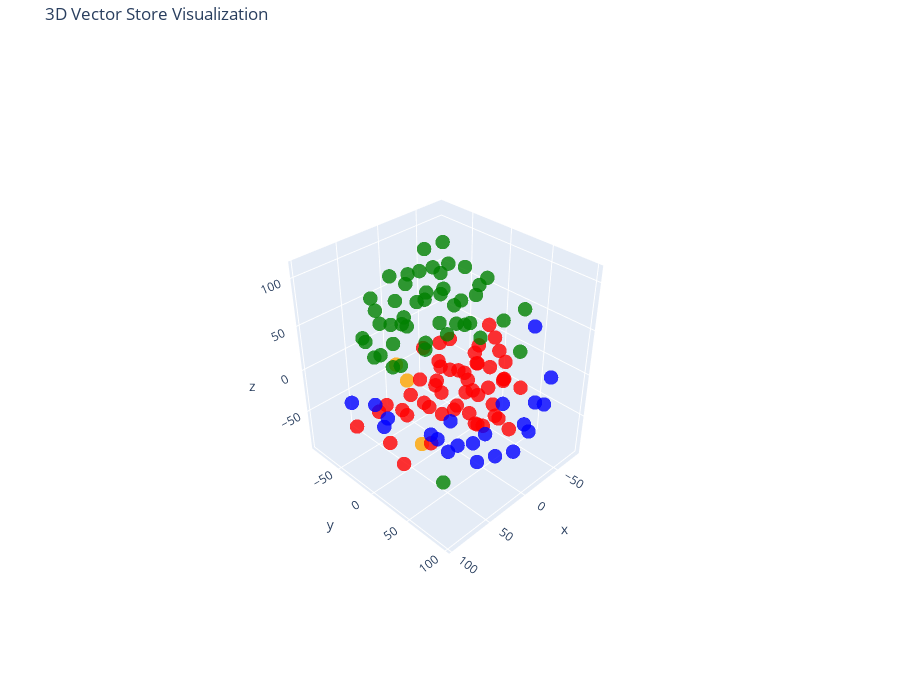

The notebook cell saved with this chart:
### Code cell
tsne = TSNE(n_components=3, random_state=42)
reduced_vectors = tsne.fit_transform(vectors)

# Create the 3D scatter plot
fig = go.Figure(data=[go.Scatter3d(
    x=reduced_vectors[:, 0],
    y=reduced_vectors[:, 1],
    z=reduced_vectors[:, 2],
    mode='markers',
    marker=dict(size=5, color=colors, opacity=0.8),
    text=[f"Type: {t}<br>Text: {d[:100]}..." for t, d in zip(doc_types, documents)],
    hoverinfo='text'
)])

fig.update_layout(
    title='3D Vector Store Visualization',
    scene=dict(xaxis_title='x', yaxis_title='y', zaxis_title='z'),
    width=900,
    height=700,
    margin=dict(r=20, b=10, l=10, t=40)
)

fig.show()

### Figure 1 — Plotly figure (JSON) as saved in the notebook; plotly's stock layout.template omitted (floating-point values rounded to 4 significant figures)
{"data": [{"hoverinfo": "text", "marker": {"color": ["orange", "orange", "orange", "red", "red", "red", "red", "red", "red", "red", "red", "red", "red", "red", "red", "red", "red", "red", "red", "red", "red", "red", "red", "red", "red", "red", "red", "red", "red", "red", "red", "red", "red", "red", "red", "red", "red", "red", "red", "red", "red", "red", "red", "red", "red", "red", "red", "red", "red", "red", "red", "red", "red", "red", "red", "green", "green", "green", "green", "green", "green", "green", "green", "green", "green", "green", "green", "green", "green", "green", "green", "green", "green", "green", "green", "green", "green", "green", "green", "green", "green", "green", "green", "green", "green", "green", "green", "green", "green", "green", "green", "green", "green", "green", "green", "green", "green", "green", "green", "green", "green", "green", "blue", "blue", "blue", "blue", "blue", "blue", "blue", "blue", "blue", "blue", "blue", "blue", "blue", "blue", "blue", "blue", "blue", "blue", "blue", "blue", "blue"], "opacity": 0.8, "size": 5}, "mode": "markers", "text": ["Type: company<br>Text: # About Insurellm\n\nInsurellm was founded by Avery Lancaster in 2015 as an insurance tech startup des...", "Type: company<br>Text: # Careers at Insurellm\n\nInsurellm is hiring! We are looking for talented software engineers, data sc...", "Type: company<br>Text: # Overview of Insurellm\n\nInsurellm is an innovative insurance tech firm with 200 employees across th...", "Type: contracts<br>Text: # Contract with Apex Reinsurance for Rellm: AI-Powered Enterprise Reinsurance Solution\n\n## Terms\n\n1....", "Type: contracts<br>Text: ## Renewal\n\n1. **Automatic Renewal**: This Agreement will automatically renew for successive one-yea...", "Type: contracts<br>Text: 2. **Seamless Integrations**: The architecture of Rellm allows for easy integration with existing sy...", "Type: contracts<br>Text: 1. **Technical Support**: Provider shall offer dedicated technical support to the Client via phone, ...", "Type: contracts<br>Text: **Insurellm, Inc.**  \n_____________________________  \nAuthorized Signature   \nDate: ________________...", "Type: contracts<br>Text: # Contract with Belvedere Insurance for Markellm\n\n## Terms\nThis Contract (\"Agreement\") is made and e...", "Type: contracts<br>Text: ## Renewal\n1. **Renewal Terms**: This Agreement may be renewed for additional one-year terms upon mu...", "Type: contracts<br>Text: ## Features\n1. **AI-Powered Matching**: Belvedere Insurance will benefit from Markellm's AI-powered ...", "Type: contracts<br>Text: ## Support\n1. **Technical Support**: Technical support will be available from 9 AM to 7 PM EST, Mond...", "Type: contracts<br>Text: **Belvedere Insurance**  \nSignature: ______________________  \nName: [Authorized Signatory]  \nTitle: ...", "Type: contracts<br>Text: # Contract with BrightWay Solutions for Markellm\n\n**Contract Date:** October 5, 2023  \n**Contract ID...", "Type: contracts<br>Text: 3. **Service Level Agreement (SLA):**  \n   Insurellm commits to a 99.9% uptime for the platform with...", "Type: contracts<br>Text: 2. **Real-Time Quote Availability:**  \n   Consumers sourced via BrightWay Solutions will receive rea...", "Type: contracts<br>Text: 3. **Training and Onboarding:**  \n   Insurellm agrees to provide one free training session on how to...", "Type: contracts<br>Text: # Contract with EverGuard Insurance for Rellm: AI-Powered Enterprise Reinsurance Solution\n\n**Contrac...", "Type: contracts<br>Text: 4. **Usage Rights**: EverGuard Insurance is granted a non-exclusive, non-transferable license to acc...", "Type: contracts<br>Text: 1. **Core Functionality**: Rellm provides EverGuard Insurance with advanced AI-driven analytics, sea...", "Type: contracts<br>Text: 1. **Customer Support**: Insurellm will provide EverGuard Insurance with 24/7 customer support, incl...", "Type: contracts<br>Text: ---\n\n**Signatures**  \n**For Insurellm**: __________________________  \n**Name**: John Smith  \n**Title...", "Type: contracts<br>Text: # Contract with GreenField Holdings for Markellm\n\n**Effective Date:** November 15, 2023  \n**Contract...", "Type: contracts<br>Text: ## Renewal\n1. **Automatic Renewal**: This contract will automatically renew for sequential one-year ...", "Type: contracts<br>Text: ## Features\n1. **AI-Powered Matching**: Access to advanced algorithms that connect GreenField Holdin...", "Type: contracts<br>Text: ## Support\n1. **Customer Support Access**: The Client will have access to dedicated support through ...", "Type: contracts<br>Text: **Signatures:**  \n_________________________                           _________________________  \n**...", "Type: contracts<br>Text: # Contract with Greenstone Insurance for Homellm\n\n---\n\n## Terms\n\n1. **Parties**: This Contract (\"Agr...", "Type: contracts<br>Text: 4. **Payment Terms**: \n   - The Customer shall pay an amount of $10,000 per month for the Standard T...", "Type: contracts<br>Text: ---\n\n## Features\n\n- **AI-Powered Risk Assessment**: Customer will have access to enhanced risk evalu...", "Type: contracts<br>Text: - **Customer Portal**: A dedicated portal will be provided, allowing the Customer's clients to manag...", "Type: contracts<br>Text: ______________________________  \n[Name], [Title]  \nDate: ______________________\n\n**For Greenstone In...", "Type: contracts<br>Text: # Contract with GreenValley Insurance for Homellm\n\n**Contract Date:** October 6, 2023  \n**Contract N...", "Type: contracts<br>Text: 4. **Confidentiality:** Both parties agree to maintain the confidentiality of proprietary informatio...", "Type: contracts<br>Text: 1. **AI-Powered Risk Assessment:** Access to advanced AI algorithms for real-time risk evaluations.\n...", "Type: contracts<br>Text: 3. **Regular Updates:** Insurellm will offer ongoing updates and enhancements to the Homellm platfor...", "Type: contracts<br>Text: # Contract with Pinnacle Insurance Co. for Homellm\n\n## Terms\nThis contract (\"Contract\") is entered i...", "Type: contracts<br>Text: ## Renewal\n1. **Renewal Terms**: At the end of the initial term, this Contract shall automatically r...", "Type: contracts<br>Text: ## Features\n1. **AI-Powered Risk Assessment**: Utilized for tailored underwriting decisions specific...", "Type: contracts<br>Text: ## Support\n1. **Technical Support**: Insurellm shall provide 24/7 technical support via an email and...", "Type: contracts<br>Text: # Contract with Roadway Insurance Inc. for Carllm\n\n---\n\n## Terms\n\n1. **Agreement Effective Date**: T...", "Type: contracts<br>Text: ---\n\n## Renewal\n\n1. **Automatic Renewal**: This agreement will automatically renew for an additional...", "Type: contracts<br>Text: ---\n\n## Features\n\n1. **Access to Core Features**: Roadway Insurance Inc. will have access to all Pro...", "Type: contracts<br>Text: ---\n\n## Support\n\n1. **Technical Support**: Roadway Insurance Inc. will receive priority technical su...", "Type: contracts<br>Text: # Contract with Stellar Insurance Co. for Rellm\n\n## Terms\nThis contract is made between **Insurellm*...", "Type: contracts<br>Text: ### Termination\nEither party may terminate this agreement with a **30-day written notice**. In the e...", "Type: contracts<br>Text: ## Features\nStellar Insurance Co. will receive access to the following features of the Rellm product...", "Type: contracts<br>Text: ## Support\nInsurellm provides Stellar Insurance Co. with the following support services:\n\n- **24/7 T...", "Type: contracts<br>Text: # Contract with TechDrive Insurance for Carllm\n\n**Contract Date:** October 1, 2024  \n**Contract Dura...", "Type: contracts<br>Text: ## Renewal\n\n1. **Automatic Renewal**: This contract shall automatically renew for additional one-yea...", "Type: contracts<br>Text: ## Support\n\n1. **Customer Support**: Insurellm will provide 24/7 customer support to TechDrive Insur...", "Type: contracts<br>Text: **TechDrive Insurance Representative:**  \nName: Sarah Johnson  \nTitle: Operations Director  \nDate: _...", "Type: contracts<br>Text: # Contract with Velocity Auto Solutions for Carllm\n\n**Contract Date:** October 1, 2023  \n**Contract ...", "Type: contracts<br>Text: ## Renewal\n\n1. **Automatic Renewal**: This contract will automatically renew for successive 12-month...", "Type: contracts<br>Text: ## Support\n\n1. **Customer Support**: Velocity Auto Solutions will have access to Insurellmâ€™s custo...", "Type: employees<br>Text: # HR Record\n\n# Alex Chen\n\n## Summary\n- **Date of Birth:** March 15, 1990  \n- **Job Title:** Backend ...", "Type: employees<br>Text: ## Annual Performance History\n- **2020:**  \n  - Completed onboarding successfully.  \n  - Met expecta...", "Type: employees<br>Text: ## Compensation History\n- **2020:** Base Salary: $80,000  \n- **2021:** Base Salary Increase to $90,0...", "Type: employees<br>Text: Alex Chen continues to be a vital asset at Insurellm, contributing significantly to innovative backe...", "Type: employees<br>Text: # HR Record\n\n# Alex Harper\n\n## Summary\n- **Date of Birth**: March 15, 1993  \n- **Job Title**: Sales ...", "Type: employees<br>Text: ## Annual Performance History  \n- **2021**:  \n  - **Performance Rating**: 4.5/5  \n  - **Key Achievem...", "Type: employees<br>Text: - **2022**:  \n  - **Base Salary**: $65,000 (Promotion to Senior SDR)  \n  - **Bonus**: $13,000 (20% o...", "Type: employees<br>Text: # HR Record\n\n# Alex Thomson\n\n## Summary\n- **Date of Birth:** March 15, 1995  \n- **Job Title:** Sales...", "Type: employees<br>Text: ## Annual Performance History  \n- **2022** - Rated as \"Exceeds Expectations.\" Alex Thomson achieved ...", "Type: employees<br>Text: ## Other HR Notes\n- Alex Thomson is an active member of the Diversity and Inclusion committee at Ins...", "Type: employees<br>Text: # Avery Lancaster\n\n## Summary\n- **Date of Birth**: March 15, 1985  \n- **Job Title**: Co-Founder & Ch...", "Type: employees<br>Text: - **2010 - 2013**: Business Analyst at Edge Analytics  \n  Prior to joining Innovate, Avery worked as...", "Type: employees<br>Text: - **2018**: **Exceeds Expectations**  \n  Under Averyâ€™s pivoted vision, Insurellm launched two new ...", "Type: employees<br>Text: - **2022**: **Satisfactory**  \n  Avery focused on rebuilding team dynamics and addressing employee c...", "Type: employees<br>Text: ## Compensation History\n- **2015**: $150,000 base salary + Significant equity stake  \n- **2016**: $1...", "Type: employees<br>Text: ## Other HR Notes\n- **Professional Development**: Avery has actively participated in leadership trai...", "Type: employees<br>Text: # HR Record\n\n# Emily Carter\n\n## Summary\n- **Date of Birth:** August 12, 1990  \n- **Job Title:** Acco...", "Type: employees<br>Text: - **2017-2019:** Marketing Intern  \n  - Assisted with market research and campaign development for s...", "Type: employees<br>Text: ## Compensation History\n| Year | Base Salary | Bonus         | Total Compensation |\n|------|--------...", "Type: employees<br>Text: Emily Carter exemplifies the kind of talent that drives Insurellm's success and is an invaluable ass...", "Type: employees<br>Text: # HR Record\n\n# Emily Tran\n\n## Summary\n- **Date of Birth:** March 18, 1991  \n- **Job Title:** Digital...", "Type: employees<br>Text: - **January 2017 - May 2018**: Marketing Intern  \n  - Supported the Marketing team by collaborating ...", "Type: employees<br>Text: - **2021**:  \n  - Performance Rating: Meets Expectations  \n  - Key Achievements: Contributed to the ...", "Type: employees<br>Text: - **Professional Development Goals**:  \n  - Emily Tran aims to become a Marketing Manager within the...", "Type: employees<br>Text: # HR Record\n\n# Jordan Blake\n\n## Summary\n- **Date of Birth:** March 15, 1993  \n- **Job Title:** Sales...", "Type: employees<br>Text: ## Annual Performance History\n- **2021:** First year at Insurellm; achieved 90% of monthly targets. ...", "Type: employees<br>Text: ## Other HR Notes\n- Jordan has shown an interest in continuing education, actively participating in ...", "Type: employees<br>Text: # HR Record\n\n# Jordan K. Bishop\n\n## Summary\n- **Date of Birth:** March 15, 1990\n- **Job Title:** Fro...", "Type: employees<br>Text: ## Annual Performance History\n- **2019:** Exceeds Expectations - Continuously delivered high-quality...", "Type: employees<br>Text: ## Compensation History\n- **June 2018:** Starting Salary - $85,000\n- **June 2019:** Salary Increase ...", "Type: employees<br>Text: ## Other HR Notes\n- Jordan K. Bishop has been an integral part of club initiatives, including the In...", "Type: employees<br>Text: # HR Record\n\n# Maxine Thompson\n\n## Summary\n- **Date of Birth:** January 15, 1991  \n- **Job Title:** ...", "Type: employees<br>Text: ## Insurellm Career Progression\n- **January 2017 - October 2018**: **Junior Data Engineer**  \n  * Ma...", "Type: employees<br>Text: ## Annual Performance History\n- **2017**: *Meets Expectations*  \n  Maxine showed potential in her ro...", "Type: employees<br>Text: - **2021**: *Exceeds Expectations*  \n  Maxine spearheaded the transition to a new data warehousing s...", "Type: employees<br>Text: ## Compensation History\n- **2017**: $70,000 (Junior Data Engineer)  \n- **2018**: $75,000 (Junior Dat...", "Type: employees<br>Text: # HR Record\n\n# Oliver Spencer\n\n## Summary\n- **Date of Birth**: May 14, 1990  \n- **Job Title**: Backe...", "Type: employees<br>Text: ## Annual Performance History\n- **2018**: **3/5** - Adaptable team player but still learning to take...", "Type: employees<br>Text: ## Compensation History\n- **March 2018**: Initial salary of $80,000.\n- **July 2019**: Salary increas...", "Type: employees<br>Text: # Samantha Greene\n\n## Summary\n- **Date of Birth:** October 14, 1990\n- **Job Title:** HR Generalist\n-...", "Type: employees<br>Text: ## Annual Performance History\n- **2020:** Exceeds Expectations  \n  Samantha Greene demonstrated exce...", "Type: employees<br>Text: ## Compensation History\n- **2020:** Base Salary - $55,000  \n  The entry-level salary matched industr...", "Type: employees<br>Text: - **2023:** Base Salary - $70,000  \n  Recognized for substantial improvement in employee relations m...", "Type: employees<br>Text: # HR Record\n\n# Samuel Trenton\n\n## Summary\n- **Date of Birth:** April 12, 1989  \n- **Job Title:** Sen...", "Type: employees<br>Text: ## Annual Performance History\n- **2023:** Rating: 4.5/5  \n  *Samuel exceeded expectations, successfu...", "Type: employees<br>Text: ## Compensation History\n- **2023:** Base Salary: $115,000 + Bonus: $15,000  \n  *Annual bonus based o...", "Type: employees<br>Text: - **Engagement in Company Culture:** Regularly participates in team-building events and contributes ...", "Type: products<br>Text: # Product Summary\n\n# Carllm\n\n## Summary\n\nCarllm is an innovative auto insurance product developed by...", "Type: products<br>Text: - **Instant Quoting**: With Carllm, insurance companies can offer near-instant quotes to customers, ...", "Type: products<br>Text: - **Mobile Integration**: Carllm is designed to work seamlessly with mobile applications, providing ...", "Type: products<br>Text: - **Professional Tier**: $2,500/month\n  - For medium-sized companies.\n  - All Basic Tier features pl...", "Type: products<br>Text: ### Q2 2025: Customer Experience Improvements\n- Launch of a new **mobile app** for end-users.\n- Intr...", "Type: products<br>Text: # Product Summary\n\n# Homellm\n\n## Summary\nHomellm is an innovative home insurance product developed b...", "Type: products<br>Text: ### 2. Dynamic Pricing Model\nWith Homellm's innovative dynamic pricing model, insurance providers ca...", "Type: products<br>Text: ### 5. Multi-Channel Integration\nHomellm seamlessly integrates into existing insurance platforms, pr...", "Type: products<br>Text: - **Basic Tier:** Starting at $5,000/month for small insurers with basic integration features.\n- **S...", "Type: products<br>Text: All tiers include a comprehensive training program and ongoing updates to ensure optimal performance...", "Type: products<br>Text: With Homellm, Insurellm is committed to transforming the landscape of home insurance, ensuring both ...", "Type: products<br>Text: # Product Summary\n\n# Markellm\n\n## Summary\n\nMarkellm is an innovative two-sided marketplace designed ...", "Type: products<br>Text: - **User-Friendly Interface**: Designed with user experience in mind, Markellm features an intuitive...", "Type: products<br>Text: - **Customer Support**: Our dedicated support team is always available to assist both consumers and ...", "Type: products<br>Text: ### For Insurance Companies:\n- **Basic Listing Fee**: $199/month for a featured listing on the platf...", "Type: products<br>Text: ### Q3 2025\n- Initiate a comprehensive marketing campaign targeting both consumers and insurers to i...", "Type: products<br>Text: # Product Summary\n\n# Rellm: AI-Powered Enterprise Reinsurance Solution\n\n## Summary\n\nRellm is an inno...", "Type: products<br>Text: ### Seamless Integrations\nRellm's architecture is designed for effortless integration with existing ...", "Type: products<br>Text: ### Regulatory Compliance Tools\nRellm includes built-in compliance tracking features to help organiz...", "Type: products<br>Text: Join the growing number of organizations leveraging Rellm to enhance their reinsurance processes whi...", "Type: products<br>Text: Experience the future of reinsurance with Rellm, where innovation meets reliability. Let Insurellm h..."], "type": "scatter3d", "x": [35.19, 27.13, 43.74, 6.095, -18.2, -14.93, -14.55, -32.31, 42.15, -63.55, 48.62, -31.93, -38.25, 97.43, -7.66, 18.22, -5.812, 4.334, -17.88, -31.72, -12.25, -12.7, 22.59, -36.91, 50.78, 68.23, -37.25, 47.06, 85.26, 30.29, 25.38, -58.34, 48.05, 26.92, 16.99, 39.02, 28.56, -51.68, 23.46, 9.652, -79.53, -52.27, -58.79, -59.12, 14.51, 8.775, -19.73, -6.451, -79.59, -68.19, -64.79, -77.7, -56.99, -46.14, -44.28, -7.584, -13.78, 54.69, 55.47, 34.01, -3.36, 18.79, 69.35, 27.93, 61.53, 17.36, 20.57, 17.17, 5.321, -28.01, 26.42, 3.123, -40.42, -10.67, 56.6, 18.88, -39.18, 11.26, 39.14, 22.79, -15.14, 44.39, 9.434, 10.5, -29.55, 31.47, -42.27, -13.58, -5.166, -9.3, -43.01, -16.52, -8.773, -13.12, -26.38, 17.85, -12.27, -37.77, -46.64, -0.1371, -35.88, -76.0, -41.5, -27.87, -15.09, -46.75, -44.46, 65.86, 53.75, 57.23, 19.14, 43.02, 61.78, 87.89, 75.51, 62.24, 70.93, -53.09, 19.58, -8.966, -9.52, -23.82, 43.86], "y": [-19.95, -44.56, 8.259, -1.86, 12.68, 58.12, 25.39, -68.75, -13.83, 8.293, -48.94, 10.72, -48.6, -21.99, -34.83, -48.1, -46.19, -4.288, 7.484, 43.61, 2.548, -25.58, -29.54, 7.549, -31.3, -12.72, -48.91, 49.36, 28.36, 74.4, 50.37, -54.93, 16.98, 10.41, -6.784, 24.74, 40.17, 23.46, 98.92, 31.29, -15.31, -6.658, 44.1, 22.67, 22.83, 45.34, 42.25, 27.36, -3.379, 14.64, 2.695, -17.1, -14.18, 12.4, -5.488, -82.47, 7.677, 48.63, -16.11, -69.51, -40.93, -58.41, 11.09, -26.11, -7.211, -12.73, 19.56, 37.57, 45.93, -34.83, -2.394, -53.87, 11.1, -42.18, -41.08, -43.31, -1.416, -29.79, -35.68, -77.62, -21.05, -72.62, -87.89, -87.89, -61.73, -84.95, -73.19, -2.167, 11.65, 19.49, -52.99, -80.09, 30.13, -68.38, -37.84, 8.731, 77.57, -28.88, 27.97, -19.56, -35.15, 29.6, 65.19, 81.83, 74.86, 65.52, 84.92, 65.99, 84.52, 60.38, 81.08, 80.25, 40.03, 11.81, -56.7, -37.17, -14.77, 84.0, 33.21, 63.67, 42.71, 89.67, 30.21], "z": [-8.763, -6.325, -66.3, -56.17, -60.62, 7.318, 9.249, -26.56, -43.93, -92.38, -55.65, 14.73, -43.69, -30.54, -73.33, -70.3, -42.48, -31.41, -36.55, -10.88, -9.334, -12.38, -38.02, -89.44, -84.85, -16.23, -13.0, 45.06, -52.65, -12.47, 23.6, -20.9, -8.293, -2.682, -90.97, 16.37, -9.387, -80.68, -5.874, 13.51, -48.23, -66.27, -33.18, -12.47, -31.85, -39.28, -33.71, -17.48, -21.5, -42.35, 4.706, 5.164, -31.41, -43.28, -7.916, 35.54, 105.8, -82.86, 19.06, 61.14, 86.99, 83.29, 41.31, 91.56, 51.93, 22.0, 55.59, 72.08, 57.01, 110.3, 38.83, 22.99, 85.68, 52.59, 18.26, 37.35, 62.82, 64.33, 49.07, 39.36, 71.41, 19.61, 13.75, -24.29, 92.99, 3.425, 35.05, 41.87, 76.44, 54.07, 65.14, 13.44, 98.38, 69.25, 21.11, 91.31, 48.89, 40.47, 44.02, 100.3, 84.79, 44.65, -58.16, -49.28, -71.41, 54.19, -23.81, -26.43, -12.48, 0.2401, -51.57, -44.04, -24.5, -6.88, -33.83, -32.95, -42.28, 2.979, -67.92, -15.23, -65.04, -7.465, -46.88]}], "layout": {"height": 700, "margin": {"b": 10, "l": 10, "r": 20, "t": 40}, "scene": {"aspectmode": "auto", "aspectratio": {"x": 0.9389, "y": 0.9908, "z": 1.075}, "camera": {"center": {"x": 0, "y": 0, "z": 0}, "eye": {"x": 2.14, "y": 2.14, "z": 2.14}, "projection": {"type": "perspective"}, "up": {"x": 0, "y": 0, "z": 1}}, "xaxis": {"title": {"text": "x"}, "type": "linear"}, "yaxis": {"title": {"text": "y"}, "type": "linear"}, "zaxis": {"title": {"text": "z"}, "type": "linear"}}, "title": {"text": "3D Vector Store Visualization"}, "width": 900}}
